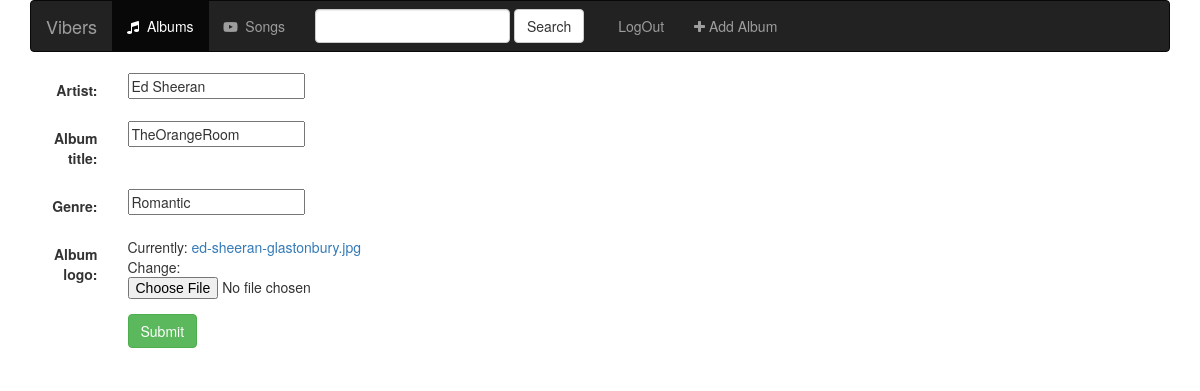
/music/album/4/, run on the app's committed database.
### music/models.py (models this page shows, shortened)
class Album(models.Model):
    artist=models.CharField(max_length=250)
    album_title=models.CharField(max_length=500)
    genre=models.CharField(max_length=100)
    album_logo=models.FileField()

### music/views.py (the view)
# urls.py: path('album/<pk>/',views.AlbumUpdate.as_view() ,name='album-update'),
class AlbumUpdate(UpdateView):
    model=Album
    fields=['artist','album_title','genre','album_logo']

### music/templates/music/album_form.html (shortened to what this page needs)
{% extends 'base.html' %}
    {% block body %}
    <div class="container">
        <div class="row">
            <div class="col col-sm-12 col-md-6">
                <form action="" class="form-horizontal" method="post" enctype="multipart/form-data">
                    {% include 'music/form_template.html' %}
                    <div class="form-group">
                        <div class="col-sm-offset-2 col-sm-10">
                            <button type="submit" class="btn btn-success">Submit</button>
                        </div>
                    </div>
                </form>
            </div>
        </div>
    </div>
    {% endblock %}

### music/templates/music/form_template.html (shortened to what this page needs)
{% for field in form %}
<div class="form-group">
    <div class="col-sm-offset-2 col-sm-10">
    </div>
    <label class="control-label col-sm-2">{{field.label_tag}}</label>
    <div class="col-sm-10">{{field}}</div>
</div>
{% endfor %}

### music/static/music/css/style.css (style rules this page uses)
.body { background-image:url('https://goo.gl/j9KV7b'); }
body { background-color: cornflowerblue; }

### data on the page
Album: form "Ed Sheeran" "TheOrangeRoom" "Romantic"

### other printed values
{{ field.label_tag }} "Artist:" "Album title:" "Genre:" "Album logo:"
